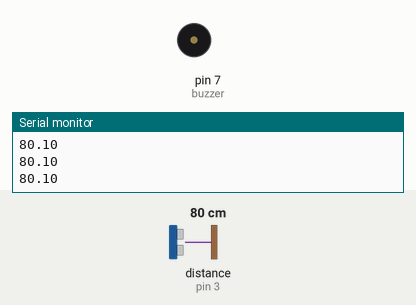
The sketch below on a simulated Arduino Uno, built with avr-gcc and run on an emulated ATmega328P. Parts: buzzer (waves = sounding, pin HIGH), the last lines printed to the serial monitor. Wiring (inferred from the names in the program): ultrasonic range finder: trigger pin 2; echo pin 3. The test bench sets the inputs (shaded band); at power-on: distance to the obstacle (sensor on pin 3) 80 cm. The echo pulse lasts 58.3 µs per cm; pins used as bus, display or sensor lines are not drawn.

Above: at 1.2 s.
1.3 s: distance to the obstacle (sensor on pin 3) set to 29 cm
2.8 s: distance to the obstacle (sensor on pin 3) set to 24 cm
At 3.4 s:
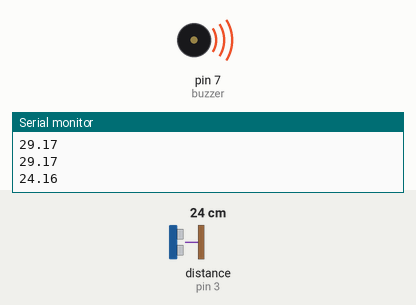
5.8 s: distance to the obstacle (sensor on pin 3) set to 2 cm
At 6.8 s:
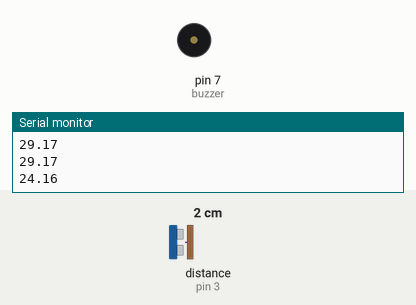
7.3 s: distance to the obstacle (sensor on pin 3) set to 4 cm
8.8 s: distance to the obstacle (sensor on pin 3) set to 7 cm
At 9.1 s:
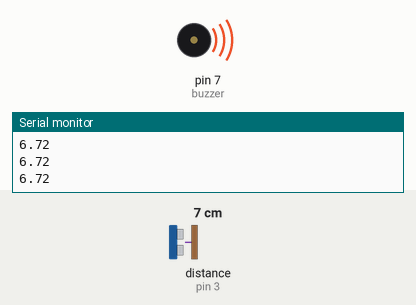
Timing chart, 0 to 11.3 s (numbered marks = the images above; inputs shaded):
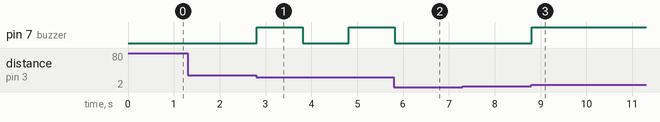

The sketch:

UltrasonicoBuzzer.ino
```cpp
// Declarando as variáveis
int buzzer = 7;  // Define o pino 7 como saída para o buzzer
int trig = 2;    // Define o pino 2 como saída para o trigger do sensor ultrassônico
int echo = 3;    // Define o pino 3 como entrada para o echo do sensor ultrassônico
float distancia; // Variável para armazenar a distância medida pelo sensor

void setup() {
  // Configurando os pinos como entrada ou saída
  pinMode(buzzer, OUTPUT);  // Configura o pino do buzzer como saída
  pinMode(trig, OUTPUT);    // Configura o pino do trigger como saída
  pinMode(echo, INPUT);     // Configura o pino do echo como entrada

  // Iniciando a comunicação serial com velocidade de 9600 bps
  Serial.begin(9600);
}

void loop() {
  // Emitindo um pulso para iniciar a leitura do sensor ultrassônico
  digitalWrite(trig, LOW);   // Coloca o pino trig em nível baixo
  delayMicroseconds(5);      // Aguarda um curto período de tempo
  digitalWrite(trig, HIGH);  // Coloca o pino trig em nível alto por um curto período de tempo
  delayMicroseconds(10);     // Aguarda um curto período de tempo
  digitalWrite(trig, LOW);   // Retorna o pino trig para nível baixo

  // Medindo a duração do pulso echo e convertendo para distância em centímetros
  distancia = pulseIn(echo, HIGH);  // Mede a duração do pulso no pino echo (em microssegundos)
  distancia = distancia / 58;       // Converte o tempo em microssegundos para centímetros (fórmula para sensor HC-SR04)

  // Enviando a distância medida para a porta serial (monitor serial)
  Serial.println(distancia);

  // Controlando o buzzer com base na distância medida
  if ((distancia > 5) && (distancia < 15)) {
    digitalWrite(buzzer, HIGH);  // Liga o buzzer se a distância estiver entre 5 e 15 cm
  } else if ((distancia >= 16) && (distancia < 25)) {
    // Sequência de sinais sonoros se a distância estiver entre 16 e 25 cm
    digitalWrite(buzzer, HIGH);  // Liga o buzzer
    delay(1000);                 // Aguarda 1 segundo
    digitalWrite(buzzer, LOW);   // Desliga o buzzer
    delay(1000);                 // Aguarda 1 segundo
    digitalWrite(buzzer, HIGH);  // Liga o buzzer
    delay(1000);                 // Aguarda 1 segundo
    digitalWrite(buzzer, LOW);   // Desliga o buzzer
    delay(1000);                 // Aguarda 1 segundo
  } else {
    digitalWrite(buzzer, LOW);   // Desliga o buzzer se a distância não estiver dentro dos valores especificados
  }
}
```

Measured:
- the behaviour switches between 26 and 25 cm on distance to the obstacle (sensor on pin 3) (found by bisection; images 0 and 1)
- the behaviour switches between 5 and 6 cm on distance to the obstacle (sensor on pin 3) (found by bisection; images 2 and 3)
- after the input at 2.8 s, pin 7 (buzzer): LOW → HIGH at once, → LOW 1.0 s later, → HIGH 1.0 s later
- after the input at 5.8 s, pin 7 (buzzer): goes on until 5.8 s, then stays LOW
- after the input at 8.8 s, pin 7 (buzzer): LOW → HIGH at once
